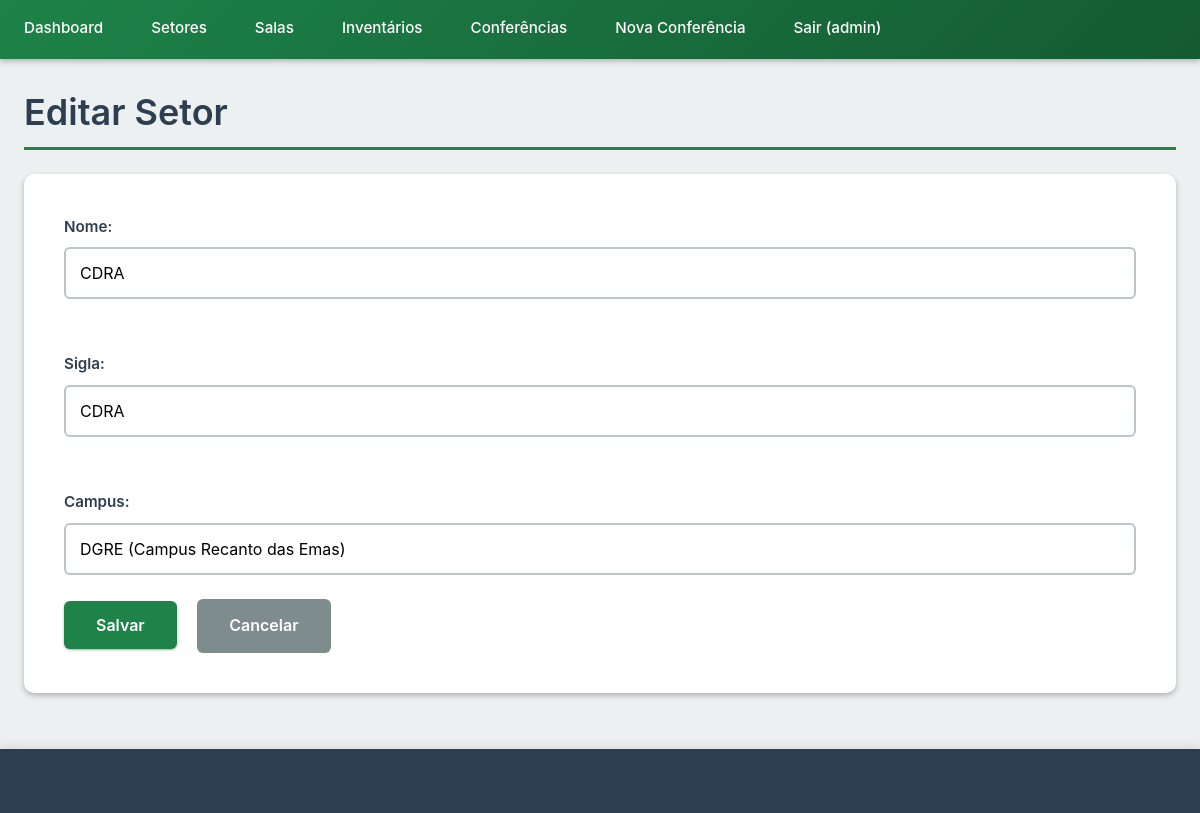
Page /setores/1/editar/ (signed in) on the committed database.
### meuapp/models.py (models this page shows, shortened)
class Setor(models.Model):
    nome = models.TextField()
    sigla = models.TextField(max_length=10)
    campus = models.TextField()
    class Meta:
        verbose_name_plural = "Setores"

### meuapp/views.py (the view)
# urls.py: path('setores/<int:pk>/editar/', views.SetorUpdateView.as_view(), name='setor_update'),
class SetorUpdateView(LoginRequiredMixin, UpdateView):
    model = Setor
    form_class = SetorForm
    template_name = 'meuapp/setor_form.html'
    success_url = reverse_lazy('setor_list')

### meuapp/forms.py
class SetorForm(forms.ModelForm):
    class Meta:
        model = Setor
        fields = ['nome', 'sigla', 'campus']
        widgets = {
            'nome': forms.TextInput(attrs={'class': 'form-control'}),
            'sigla': forms.TextInput(attrs={'class': 'form-control'}),
            'campus': forms.TextInput(attrs={'class': 'form-control'}),
        }

### meuapp/templates/meuapp/setor_form.html (shortened to what this page needs)
{% extends 'meuapp/base.html' %}
{% block content %}
<h1>{% if object %}Editar{% else %}Novo{% endif %} Setor</h1>
<form method="post">
    {{ form.as_p }}
    <button type="submit">Salvar</button>
    <a href="{% url 'setor_list' %}">Cancelar</a>
</form>
{% endblock %}

### meuapp/templates/meuapp/base.html (shortened to what this page needs)
<!DOCTYPE html>
<html lang="pt-BR">
<head>
    {% load static %}
    <link rel="stylesheet" href="{% static 'css/style.css' %}">
</head>
<body>
    <nav>
        {% if user.is_authenticated %}
        <ul>
            <li><a href="{% url 'principal' %}">Dashboard</a></li>
            <li><a href="{% url 'setor_list' %}">Setores</a></li>
            <li><a href="{% url 'sala_list' %}">Salas</a></li>
            <li><a href="{% url 'inventario_list' %}">Inventários</a></li>
            <li><a href="{% url 'conferencia_list' %}">Conferências</a></li>
            <li><a href="{% url 'iniciar_conferencia' %}">Nova Conferência</a></li>
            <li><a href="{% url 'logout' %}">Sair ({{ user.username }})</a></li>
        </ul>
        {% endif %}
    </nav>
    <main>
        {% block content %}{% endblock %}
    </main>
    <footer>
    </footer>
</body>
</html>

### meuapp/static/css/style.css (style rules this page uses)
:root { --primary-color: #1d8348; --primary-dark: #145a32; --primary-light: #58d68d; --secondary-color: #2874a6; --accent-color: #f39c12; --success-color: #27ae60; --danger-color: #e74c3c; --warning-color: #f39c12; --info-color: #3498db; --text-dark: #2c3e50; --text-light: #7f8c8d; --text-muted: #95a5a6; --bg-light: #ecf0f1; --bg-white: #ffffff; --bg-dark: #2c3e50; --border-color: #bdc3c7; --border-light: #ecf0f1; --shadow-sm: 0 1px 3px rgba(0,0,0,0.12), 0 1px 2px rgba(0,0,0,0.24); --shadow-md: 0 3px 6px rgba(0,0,0,0.15), 0 2px 4px rgba(0,0,0,0.12); --shadow-lg: 0 10px 20px rgba(0,0,0,0.15), 0 3px 6px rgba(0,0,0,0.10); --shadow-xl: 0 14px 28px rgba(0,0,0,0.25), 0 10px 10px rgba(0,0,0,0.22); --border-radius: 6px; --border-radius-lg: 10px; --transition: all 0.3s ease; --font-family: -apple-system, BlinkMacSystemFont, 'Segoe UI', Roboto, 'Helvetica Neue', Arial, sans-serif; }
* { margin: 0; padding: 0; box-sizing: border-box; }
html { font-size: 16px; scroll-behavior: smooth; }
body { font-family: var(--font-family); background-color: var(--bg-light); color: var(--text-dark); line-height: 1.6; min-height: 100vh; display: flex; flex-direction: column; }
nav { background: linear-gradient(135deg, var(--primary-color) 0%, var(--primary-dark) 100%); color: white; padding: 0; box-shadow: var(--shadow-md); position: sticky; top: 0; z-index: 1000; }
nav ul { list-style: none; display: flex; flex-wrap: wrap; max-width: 1400px; margin: 0 auto; padding: 0; }
nav ul li { position: relative; }
nav ul li a { display: block; color: white; text-decoration: none; padding: 1rem 1.5rem; transition: var(--transition); font-weight: 500; font-size: 0.95rem; border-bottom: 3px solid transparent; }
main { flex: 1; max-width: 1400px; width: 100%; margin: 2rem auto; padding: 0 1.5rem; }
h1, h2, h3, h4, h5, h6 { color: var(--text-dark); margin-bottom: 1rem; font-weight: 600; line-height: 1.2; }
h1 { font-size: 2.25rem; border-bottom: 3px solid var(--primary-color); padding-bottom: 0.75rem; margin-bottom: 1.5rem; }
p { margin-bottom: 1rem; line-height: 1.7; }
form { background: var(--bg-white); padding: 2.5rem; border-radius: var(--border-radius-lg); box-shadow: var(--shadow-md); margin: 1.5rem 0; }
label { display: block; margin-bottom: 0.5rem; font-weight: 600; color: var(--text-dark); font-size: 0.95rem; }
input[type="text"], input[type="email"], input[type="password"], input[type="number"], input[type="date"], input[type="datetime-local"], input[type="search"], textarea, select { width: 100%; padding: 0.875rem; border: 2px solid var(--border-color); border-radius: var(--border-radius); font-size: 1rem; transition: var(--transition); font-family: inherit; background-color: var(--bg-white); }
form p { margin-bottom: 1.75rem; }
form p:last-of-type { margin-bottom: 0; }
.form-control { margin-bottom: 1.5rem; }
::placeholder { color: var(--text-muted); opacity: 0.7; }
button, .btn, a.btn, input[type="submit"], input[type="button"] { display: inline-block; padding: 0.875rem 2rem; background-color: var(--primary-color); color: white; text-decoration: none; border: none; border-radius: var(--border-radius); cursor: pointer; font-size: 1rem; font-weight: 600; transition: var(--transition); box-shadow: var(--shadow-sm); text-align: center; font-family: inherit; }
form a, .btn-secondary { display: inline-block; padding: 0.875rem 2rem; margin-left: 1rem; background-color: var(--text-light); color: white; text-decoration: none; border-radius: var(--border-radius); transition: var(--transition); font-weight: 600; }
footer { background: var(--bg-dark); color: white; text-align: center; padding: 2rem; margin-top: auto; box-shadow: 0 -2px 10px rgba(0,0,0,0.1); }

### rows in the picture
Setor: nome "CDRA", sigla "CDRA", campus "DGRE (Campus Recanto das Emas)"

### other values in the picture
{{ user.username }} "admin"
